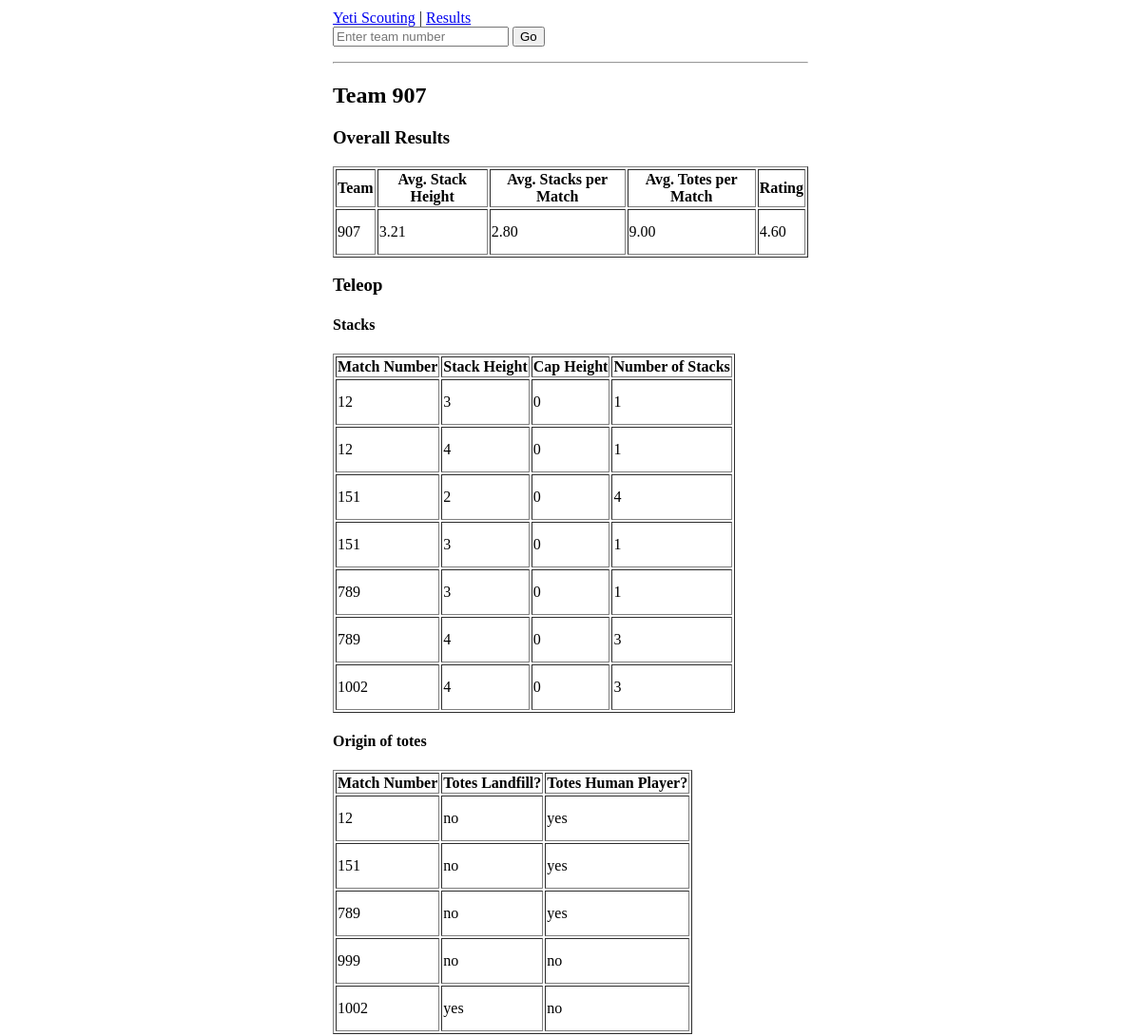
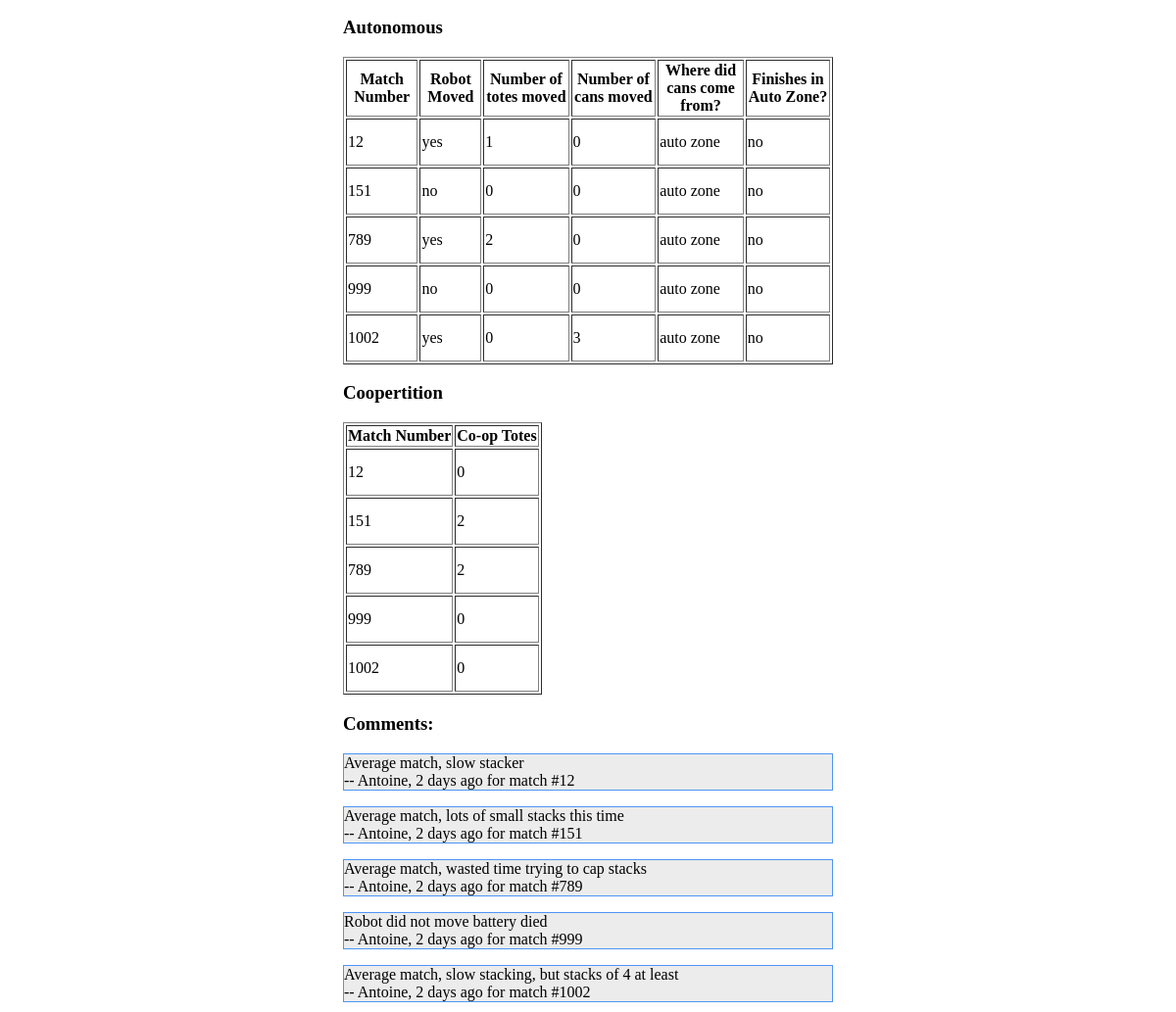
Screenshot of /team.php?team=907 with the database file from the repository (2 pictures, top to bottom).
### tables this page shows
CREATE TABLE IF NOT EXISTS `scout_data` (
`scout_data_id` int(11) NOT NULL,
  `team` int(11) NOT NULL,
  `match_number` int(11) DEFAULT NULL,
  `comments` text,
  `robot_moved` tinyint(1) NOT NULL,
  `totes_auto` int(11) NOT NULL,
  `cans_auto` int(11) NOT NULL,
  `coopertition` tinyint(1) NOT NULL,
  `coopertition_totes` int(11) NOT NULL,
  `score` int(11) DEFAULT NULL,
  `rating` int(11) NOT NULL DEFAULT '1',
  `timestamp` timestamp NOT NULL DEFAULT CURRENT_TIMESTAMP ON UPDATE CURRENT_TIMESTAMP,
  `name` text NOT NULL,
  `cans_from_middle` tinyint(1) NOT NULL,
  `totes_from_landfill` tinyint(1) NOT NULL,
  `totes_from_human` tinyint(1) NOT NULL,
  `cans_auto_origin` tinyint(4) NOT NULL,
  `in_auto_zone` tinyint(1) NOT NULL
);

### functions.php (called while the page is built)
<?php
function getTeamStacksTable($db, $team){
	$query = "SELECT match_number AS 'Match Number', totes AS 'Stack Height', cap_height AS 'Cap Height', COUNT(totes) AS 'Number of Stacks'
				FROM stacks
				LEFT JOIN scout_data ON scout_data.scout_data_id = stacks.scout_data_id
				WHERE totes > 0 AND team = ?
			    GROUP BY totes, cap_height, match_number
				ORDER BY match_number, totes";
	if($stmt = $db->prepare($query)){
		$stmt->bind_param("i", $team);
		$stmt->execute();
		return $stmt->get_result();
	} else{
		return null;
	}
}
function getTeamAutoTable($db, $team){
	$query = "SELECT match_number AS 'Match Number', if(robot_moved, 'yes', 'no') AS 'Robot Moved', totes_auto AS 'Number of totes moved', cans_auto AS 'Number of cans moved', if(cans_auto_origin, 'step', 'auto zone') AS 'Where did cans come from?', if(in_auto_zone, 'yes', 'no') AS 'Finishes in Auto Zone?'
				FROM scout_data
				WHERE team=?";
	if($stmt = $db->prepare($query)){
		$stmt->bind_param("i", $team);
		$stmt->execute();
		return $stmt->get_result();
	} else{
		return null;
	}
}
function getTeamRankings($db, $team){
	$query = "SELECT t1.team AS Team, ROUND(t1.avg_height,2) AS 'Avg. Stack Height', ROUND(t2.avg_stacks,2) AS 'Avg. Stacks per Match', ROUND(t1.avg_height * t2.avg_stacks,2) AS 'Avg. Totes per Match', ROUND(rating,2) AS 'Rating'
FROM (SELECT team, AVG(totes) AS avg_height
FROM stacks
LEFT JOIN scout_data ON scout_data.scout_data_id=stacks.scout_data_id
GROUP BY team) AS t1
LEFT JOIN (SELECT team, COUNT(totes > 0) / COUNT(DISTINCT match_number) AS avg_stacks
FROM stacks
RIGHT JOIN scout_data ON scout_data.scout_data_id = stacks.scout_data_id
GROUP BY team
ORDER BY team DESC) AS t2 ON t1.team = t2.team
LEFT JOIN (SELECT AVG(rating) AS rating, team
					FROM scout_data
					GROUP BY team) AS t3 ON t1.team=t3.team
WHERE t1.team=?";
	if($stmt = $db->prepare($query)){
		$stmt->bind_param("i", $team);
		$stmt->execute();
		return $stmt->get_result();
	} else{
		return null;
	}
}
function getTeamTotesOriginTable($db, $team){
	$query = "SELECT match_number AS 'Match Number', if(totes_from_landfill, 'yes', 'no') AS 'Totes Landfill?', if(totes_from_human, 'yes', 'no') AS 'Totes Human Player?'
				FROM `scout_data`
				WHERE team=?";
	if($stmt = $db->prepare($query)){
		$stmt->bind_param("i", $team);
		$stmt->execute();
		return $stmt->get_result();
	} else{
		return null;
	}
}
function timeAgo($timestamp){
	$difference = time() - $timestamp;
	$periods = array("second", "minute", "hour", "day", "week", "month", "years", "decade");
	$lengths = array("60","60","24","7","4.35","12","10");
	for($j = 0; $difference >= $lengths[$j]; $j++) {
		$difference /= $lengths[$j];
	}
	$difference = round($difference);
	if($difference != 1) $periods[$j].= "s";
	$text = "$difference $periods[$j] ago";
	return $text;
}
function getTeamCoopertition($db, $team){
	$query = "SELECT match_number AS 'Match Number', coopertition_totes AS 'Co-op Totes'
				FROM scout_data
				WHERE team = ?
				ORDER BY match_number";
	if($stmt = $db->prepare($query)){
		$stmt->bind_param("i", $team);
		$stmt->execute();
		return $stmt->get_result();
	} else{
		return null;
	}
}
?>

### team.php (the view, shortened to what this page needs)
<?php
include("header.php");
include ("connect.php");
include("functions.php");
$team = "";
$comments = [];
$names = [];
$timestamps = [];
$matchNumber = [];
$query = "SELECT team, comments, UNIX_TIMESTAMP(timestamp) AS timestamp, name, match_number
			FROM scout_data
			WHERE team = ?";
if($stmt = $db->prepare($query)){
	if (isset($_GET["team"])) {
		$stmt->bind_param("i", $_GET["team"]);
	}
	$stmt->execute();
	$result = $stmt->get_result();
	if ($result) {
		while ($row = $result->fetch_assoc()) {
			$team = $row["team"];
			if ($row["comments"] != "" && $row["comments"] != null) {
				$comments[] = $row["comments"];
				$timestamps[] = intval($row["timestamp"]);
				$names[] = $row["name"];
				$matchNumber[] = $row["match_number"];
			}
		}
	}
}
?>
		<h2 class="page_header">Team <?php echo $team;?></h2>
<?php
$result = getTeamRankings($db, $team);
echo "<h3>Overall Results</h3>";
if ($result) {
	echo "<table border='1'>";
	$fields = $result->fetch_fields();
	echo "<tr>";
	foreach ($fields as $field) {
		echo "<th>".$field->name."</th>";
	}
	echo "</tr>";
	while ( $row = $result->fetch_assoc () ) {
		echo "<tr class=\"team_row\">";
		foreach ( $row as $key => $value ) {
			echo "<td>" . $value . "</td>";
		}
		echo "</tr>";
	}
	echo "</table>";
} else {
	echo ( "<h2>Query failed</h2>" );
}
$result = getTeamStacksTable($db, $team);
echo "<h3>Teleop</h3>";
echo "<h4>Stacks</h4>";
if ($result) {
	echo "<table border='1'>";
	$fields = $result->fetch_fields();
	echo "<tr>";
	foreach ($fields as $field) {
			echo "<th>".$field->name."</th>";
	}
	echo "</tr>";
	while ( $row = $result->fetch_assoc () ) {
		echo "<tr class=\"team_row\">";
		foreach ( $row as $key => $value ) {
			echo "<td>" . $value . "</td>";
		}
		echo "</tr>";
	}
	echo "</table>";
} else {
	echo ( "<h2>Query failed</h2>" );
}
$result = getTeamTotesOriginTable($db, $team);
echo "<h4>Origin of totes</h4>";
if ($result) {
	echo "<table border='1'>";
	$fields = $result->fetch_fields();
	echo "<tr>";
	foreach ($fields as $field) {
		echo "<th>".$field->name."</th>";
	}
	echo "</tr>";
	while ( $row = $result->fetch_assoc () ) {
		echo "<tr class=\"team_row\">";
		foreach ( $row as $key => $value ) {
			echo "<td>" . $value . "</td>";
		}
		echo "</tr>";
	}
	echo "</table>";
} else {
	echo ( "<h2>Query failed</h2>" );
}
$result = getTeamAutoTable($db, $team);
echo "<h3>Autonomous</h3>";
if ($result) {
	echo "<table border='1'>";
	$fields = $result->fetch_fields();
	echo "<tr>";
	foreach ($fields as $field) {
			echo "<th>".$field->name."</th>";
	}
	echo "</tr>";
	while ( $row = $result->fetch_assoc () ) {
		echo "<tr class=\"team_row\">";
		foreach ( $row as $key => $value ) {
			echo "<td>" . $value . "</td>";
		}
		echo "</tr>";
	}
	echo "</table>";
} else {
	echo ( "<h2>Query failed</h2>" );
}
$result = getTeamCoopertition($db, $team);
echo "<h3>Coopertition</h3>";
if ($result) {
	echo "<table border='1'>";
	$fields = $result->fetch_fields();
	echo "<tr>";
	foreach ($fields as $field) {
		echo "<th>".$field->name."</th>";
	}
	echo "</tr>";
	while ( $row = $result->fetch_assoc () ) {
		echo "<tr class=\"team_row\">";
		foreach ( $row as $key => $value ) {
			echo "<td>" . $value . "</td>";
		}
		echo "</tr>";
	}
	echo "</table>";
} else {
	echo ( "<h2>Query failed</h2>" );
}
?>
	<div>
		<h3>Comments:</h3>
		<?php
			if (count($comments) == 0) {
				echo "<p class='team_comment'>No comments are available for this team.</p>";
			} else {
				foreach ($comments as $key => $comment) {
					echo "<p class='team_comment'>";
					echo $comment;
					echo "<br/>";
					echo "<span class='timestamp'>-- ".$names[$key].", ".timeAgo($timestamps[$key])." for match #".$matchNumber[$key]."</span>";
					echo "</p>";
				}
			}
		?>
	</div>
<?php
	include("footer.php");
?>

### header.php (shortened to what this page needs)
<html>
<head>
<link href="scouting.css" type="text/css" rel="stylesheet" />
</head>
<body>
	<div class="header">
	<nav>
		<a href="/" class= "page_header">Yeti Scouting</a> | <a href ="/results.php">Results</a>
		<form class="search" action="team.php" method="get">
			<input type="number" name="team" placeholder="Enter team number" />
			<button type="submit">Go</button>
		</form>
		</nav>
		<hr />
	</div>

### scouting.css (style rules this page uses)
body { max-width: 500px; margin: auto; padding: 10px; }
.team_comment { border: #4E95F4 1px solid; background-color: #ECECEC; }
.team_row { height: 48px; }

### rows the page displays
scout_data: team "907", match_number "1002", value "yes", value "no", totes_auto "0", cans_auto "3", value "auto zone", coopertition_totes "0"
scout_data: match_number "12", value "no", value "yes", totes_auto "1", cans_auto "0", value "auto zone", coopertition_totes "0"
scout_data: match_number "151", value "no", value "yes", totes_auto "0", cans_auto "0", value "auto zone", coopertition_totes "2"
scout_data: match_number "789", value "no", value "yes", totes_auto "2", cans_auto "0", value "auto zone", coopertition_totes "2"
scout_data: match_number "999", value "no", totes_auto "0", cans_auto "0", value "auto zone", coopertition_totes "0"

### other values shown
$field->name "Team"
$field->name "Avg. Stack Height"
$field->name "Avg. Stacks per Match"
$field->name "Avg. Totes per Match"
$field->name "Rating"
$value "907"
$value "3.21"
$value "2.80"
$value "9.00"
$value "4.60"
$field->name "Match Number"
$field->name "Stack Height"
$field->name "Cap Height"
$field->name "Number of Stacks"
$value "12"
